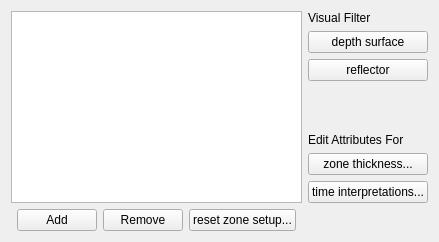
<?xml version="1.0" encoding="UTF-8"?>
<ui version="4.0">
  <class>HorizonsTab</class>
  <widget class="QWidget" name="HorizonsTab">
    <layout class="QGridLayout" name="main_horizons_layout_">
      <item row="0" column="0" rowspan="9" colspan="5">
        <widget class="QTableWidget" name="horizons_table_"/>
      </item>
      <item row="0" column="5">
        <widget class="QLabel" name="visual_filter_label_">
          <property name="text">
            <string>Visual Filter</string>
          </property>
        </widget>
      </item>
      <item row="1" column="5">
        <widget class="QPushButton" name="depth_surface_btn_">
          <property name="text">
            <string>depth surface</string>
          </property>
        </widget>
      </item>
      <item row="2" column="5">
        <widget class="QPushButton" name="reflector_btn_">
          <property name="text">
            <string>reflector</string>
          </property>
        </widget>
      </item>
      <item row="6" column="5">
        <widget class="QLabel" name="edit_attr_label_">
          <property name="text">
            <string>Edit Attributes For</string>
          </property>
        </widget>
      </item>
      <item row="7" column="5">
        <widget class="QPushButton" name="zone_thickness_btn_">
          <property name="text">
            <string>zone thickness...</string>
          </property>
        </widget>
      </item>
      <item row="8" column="5">
        <widget class="QPushButton" name="time_interpret_btn_">
          <property name="text">
            <string>time interpretations...</string>
          </property>
        </widget>
      </item>
      <item row="9" column="1">
        <widget class="QPushButton" name="add_menu_btn_">
          <property name="text">
            <string>Add</string>
          </property>
        </widget>
      </item>
      <item row="9" column="2">
        <widget class="QPushButton" name="remove_btn_">
          <property name="text">
            <string>Remove</string>
          </property>
        </widget>
      </item>
      <item row="9" column="3">
        <widget class="QPushButton" name="reset_zone_setup_btn_">
          <property name="text">
            <string>reset zone setup...</string>
          </property>
        </widget>
      </item>
    </layout>
  </widget>
  <customwidgets/>
  <resources/>
  <connections/>
</ui>
